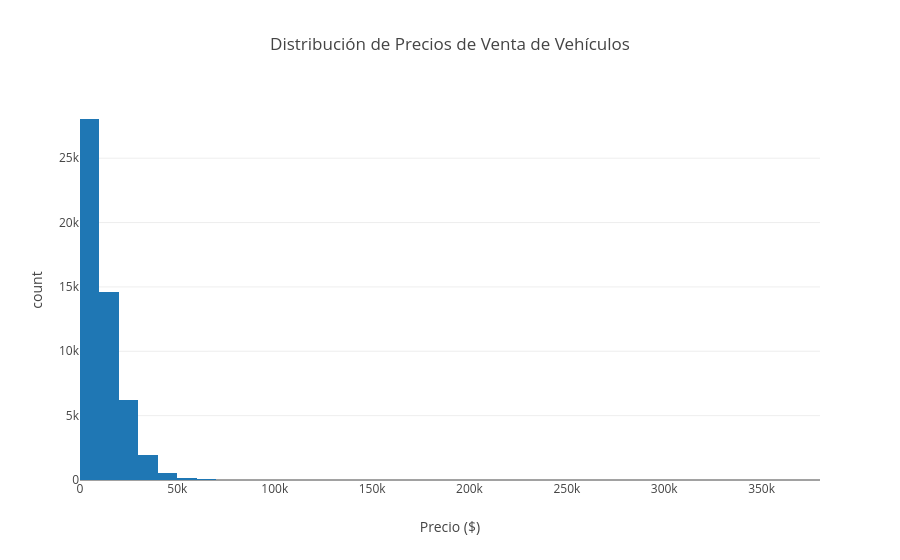

Here is the notebook cell this chart was saved with:
### Code cell
# Gráfico interactivo para analizar la concentración de precios del mercado
fig_price = px.histogram(df, x="price", nbins=50, 
                         title="Distribución de Precios de Venta de Vehículos",
                         labels={"price": "Precio ($)"},
                         color_discrete_sequence=['#1f77b4'])
fig_price.show()

### Figure 1 — Plotly figure (JSON) as saved in the notebook; plotly's stock layout.template omitted (floating-point values rounded to 4 significant figures; data arrays with more than 128 entries replaced by an {"elided": "..."} marker saying what was removed)
{"data": [{"bingroup": "x", "hovertemplate": "Precio ($)=%{x}<br>count=%{y}<extra></extra>", "legendgroup": "", "marker": {"color": "#1f77b4", "pattern": {"shape": ""}}, "name": "", "nbinsx": 50, "orientation": "v", "showlegend": false, "type": "histogram", "x": {"elided": "51525 int values"}, "xaxis": "x", "yaxis": "y"}], "layout": {"barmode": "relative", "legend": {"tracegroupgap": 0}, "title": {"text": "Distribución de Precios de Venta de Vehículos"}, "xaxis": {"anchor": "y", "domain": [0, 1], "title": {"text": "Precio ($)"}}, "yaxis": {"anchor": "x", "domain": [0, 1], "title": {"text": "count"}}}}
